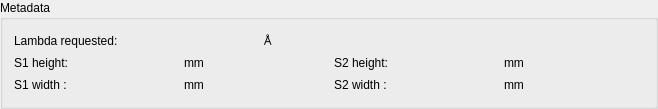
                <widget class="QGroupBox" name="groupBox_2">
                 <property name="sizePolicy">
                  <sizepolicy hsizetype="Preferred" vsizetype="Preferred">
                   <horstretch>0</horstretch>
                   <verstretch>0</verstretch>
                  </sizepolicy>
                 </property>
                 <property name="title">
                  <string>Metadata</string>
                 </property>
                 <layout class="QVBoxLayout" name="verticalLayout_2">
                  <property name="spacing">
                   <number>2</number>
                  </property>
                  <item>
                   <layout class="QHBoxLayout" name="horizontalLayout_18">
                    <property name="spacing">
                     <number>0</number>
                    </property>
                    <item>
                     <widget class="QLabel" name="label_22">
                      <property name="minimumSize">
                       <size>
                        <width>150</width>
                        <height>0</height>
                       </size>
                      </property>
                      <property name="maximumSize">
                       <size>
                        <width>150</width>
                        <height>16777215</height>
                       </size>
                      </property>
                      <property name="sizeIncrement">
                       <size>
                        <width>150</width>
                        <height>0</height>
                       </size>
                      </property>
                      <property name="text">
                       <string>Lambda requested:</string>
                      </property>
                     </widget>
                    </item>
                    <item>
                     <widget class="QLabel" name="lambda_request">
                      <property name="minimumSize">
                       <size>
                        <width>100</width>
                        <height>0</height>
                       </size>
                      </property>
                      <property name="maximumSize">
                       <size>
                        <width>50</width>
                        <height>16777215</height>
                       </size>
                      </property>
                      <property name="text">
                       <string/>
                      </property>
                     </widget>
                    </item>
                    <item>
                     <widget class="QLabel" name="label_23">
                      <property name="minimumSize">
                       <size>
                        <width>50</width>
                        <height>0</height>
                       </size>
                      </property>
                      <property name="maximumSize">
                       <size>
                        <width>50</width>
                        <height>16777215</height>
                       </size>
                      </property>
                      <property name="text">
                       <string>&amp;#8491;</string>
                      </property>
                      <property name="textFormat">
                       <enum>Qt::RichText</enum>
                      </property>
                     </widget>
                    </item>
                    <item>
                     <spacer name="horizontalSpacer_22">
                      <property name="orientation">
                       <enum>Qt::Horizontal</enum>
                      </property>
                      <property name="sizeHint" stdset="0">
                       <size>
                        <width>40</width>
                        <height>20</height>
                       </size>
                      </property>
                     </spacer>
                    </item>
                   </layout>
                  </item>
                  <item>
                   <layout class="QHBoxLayout" name="horizontalLayout_21">
                    <property name="spacing">
                     <number>0</number>
                    </property>
                    <item>
                     <widget class="QLabel" name="label_24">
                      <property name="minimumSize">
                       <size>
                        <width>70</width>
                        <height>0</height>
                       </size>
                      </property>
                      <property name="maximumSize">
                       <size>
                        <width>70</width>
                        <height>16777215</height>
                       </size>
                      </property>
                      <property name="text">
                       <string>S1 height:</string>
                      </property>
                     </widget>
                    </item>
                    <item>
                     <widget class="QLabel" name="s1h">
                      <property name="minimumSize">
                       <size>
                        <width>100</width>
                        <height>0</height>
                       </size>
                      </property>
                      <property name="maximumSize">
                       <size>
                        <width>100</width>
                        <height>16777215</height>
                       </size>
                      </property>
                      <property name="text">
                       <string/>
                      </property>
                      <property name="alignment">
                       <set>Qt::AlignCenter</set>
                      </property>
                     </widget>
                    </item>
                    <item>
                     <widget class="QLabel" name="det_angle_unit_label">
                      <property name="minimumSize">
                       <size>
                        <width>150</width>
                        <height>0</height>
                       </size>
                      </property>
                      <property name="maximumSize">
                       <size>
                        <width>150</width>
                        <height>16777215</height>
                       </size>
                      </property>
                      <property name="text">
                       <string>mm</string>
                      </property>
                     </widget>
                    </item>
                    <item>
                     <widget class="QLabel" name="label_25">
                      <property name="minimumSize">
                       <size>
                        <width>70</width>
                        <height>0</height>
                       </size>
                      </property>
                      <property name="maximumSize">
                       <size>
                        <width>70</width>
                        <height>16777215</height>
                       </size>
                      </property>
                      <property name="text">
                       <string>S2 height:</string>
                      </property>
                     </widget>
                    </item>
                    <item>
                     <widget class="QLabel" name="s2h">
                      <property name="minimumSize">
                       <size>
                        <width>100</width>
                        <height>0</height>
                       </size>
                      </property>
                      <property name="maximumSize">
                       <size>
                        <width>100</width>
                        <height>16777215</height>
                       </size>
                      </property>
                      <property name="text">
                       <string/>
                      </property>
                      <property name="alignment">
                       <set>Qt::AlignCenter</set>
                      </property>
                     </widget>
                    </item>
                    <item>
                     <widget class="QLabel" name="det_angle_unit_label_2">
                      <property name="minimumSize">
                       <size>
                        <width>100</width>
                        <height>0</height>
                       </size>
                      </property>
                      <property name="maximumSize">
                       <size>
                        <width>100</width>
                        <height>16777215</height>
                       </size>
                      </property>
                      <property name="text">
                       <string>mm</string>
                      </property>
                     </widget>
                    </item>
                    <item>
                     <spacer name="horizontalSpacer_23">
                      <property name="orientation">
                       <enum>Qt::Horizontal</enum>
                      </property>
                      <property name="sizeHint" stdset="0">
                       <size>
                        <width>40</width>
                        <height>20</height>
                       </size>
                      </property>
                     </spacer>
                    </item>
                   </layout>
                  </item>
                  <item>
                   <layout class="QHBoxLayout" name="horizontalLayout_23">
                    <property name="spacing">
                     <number>0</number>
                    </property>
                    <item>
                     <widget class="QLabel" name="label_26">
                      <property name="minimumSize">
                       <size>
                        <width>70</width>
                        <height>0</height>
                       </size>
                      </property>
                      <property name="maximumSize">
                       <size>
                        <width>70</width>
                        <height>16777215</height>
                       </size>
                      </property>
                      <property name="text">
                       <string>S1 width :</string>
                      </property>
                     </widget>
                    </item>
                    <item>
                     <widget class="QLabel" name="s1w">
                      <property name="minimumSize">
                       <size>
                        <width>100</width>
                        <height>0</height>
                       </size>
                      </property>
                      <property name="maximumSize">
                       <size>
                        <width>100</width>
                        <height>16777215</height>
                       </size>
                      </property>
                      <property name="text">
                       <string/>
                      </property>
                      <property name="alignment">
                       <set>Qt::AlignCenter</set>
                      </property>
                     </widget>
                    </item>
                    <item>
                     <widget class="QLabel" name="det_angle_unit_label_7">
                      <property name="minimumSize">
                       <size>
                        <width>150</width>
                        <height>0</height>
                       </size>
                      </property>
                      <property name="maximumSize">
                       <size>
                        <width>150</width>
                        <height>16777215</height>
                       </size>
                      </property>
                      <property name="text">
                       <string>mm</string>
                      </property>
                     </widget>
                    </item>
                    <item>
                     <widget class="QLabel" name="label_27">
                      <property name="minimumSize">
                       <size>
                        <width>70</width>
                        <height>0</height>
                       </size>
                      </property>
                      <property name="maximumSize">
                       <size>
                        <width>70</width>
                        <height>16777215</height>
                       </size>
                      </property>
                      <property name="text">
                       <string>S2 width :</string>
                      </property>
                     </widget>
                    </item>
                    <item>
                     <widget class="QLabel" name="s2w">
                      <property name="minimumSize">
                       <size>
                        <width>100</width>
                        <height>0</height>
                       </size>
                      </property>
                      <property name="maximumSize">
                       <size>
                        <width>100</width>
                        <height>16777215</height>
                       </size>
                      </property>
                      <property name="text">
                       <string/>
                      </property>
                      <property name="alignment">
                       <set>Qt::AlignCenter</set>
                      </property>
                     </widget>
                    </item>
                    <item>
                     <widget class="QLabel" name="det_angle_unit_label_3">
                      <property name="minimumSize">
                       <size>
                        <width>100</width>
                        <height>0</height>
                       </size>
                      </property>
                      <property name="maximumSize">
                       <size>
                        <width>100</width>
                        <height>16777215</height>
                       </size>
                      </property>
                      <property name="text">
                       <string>mm</string>
                      </property>
                     </widget>
                    </item>
                    <item>
                     <spacer name="horizontalSpacer_25">
                      <property name="orientation">
                       <enum>Qt::Horizontal</enum>
                      </property>
                      <property name="sizeHint" stdset="0">
                       <size>
                        <width>40</width>
                        <height>20</height>
                       </size>
                      </property>
                     </spacer>
                    </item>
                   </layout>
                  </item>
                 </layout>
                </widget>
